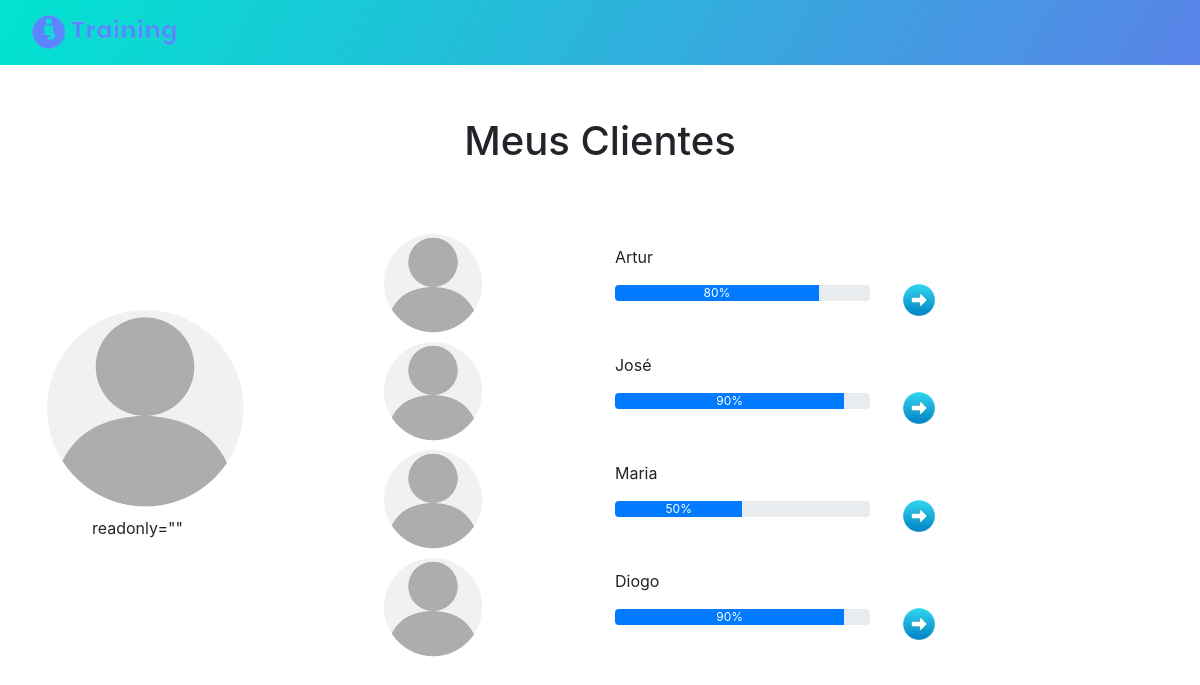
Page /myclients on the committed database.
### tables this page shows
CREATE TABLE CLIENT_DETAILS(
                                        [email] text, 
                                        [Client_Name] text, 
                                        [Password] text , 
                                        [Address] text, 
                                        [City] text,
                                        [Phone_Number] INTEGER,
                                        [Postal_Code] INTEGER, 
                                        [Birthday] text, 
                                        [Weight] INTEGER, 
                                        [Height] INTEGER, 
                                        [Obj] text, 
                                        [Problems] text);

### app.py (the view)
@app.route('/myclients')
def my_clients():
    lista_clients = get_all_clients()
    return render_template('myclients.html',lc = lista_clients)

### databases/database.py (called while the page is built)
def get_all_clients():
    conn = sqlite3.connect('databases/' + db)
    c = conn.cursor()
    c.execute('''SELECT * FROM CLIENT_DETAILS''')
    return c.fetchall()

### templates/myclients.html (shortened to what this page needs)
{% extends "base.html" %}
{% block content %}
<head>
    <link rel="stylesheet" href="{{ url_for('static', filename='css/bootstrap.min.css') }}">
    <link rel="stylesheet" href="{{ url_for('static', filename='css/ionicons.min.css') }}">
</head>
<body>
        <section class="portfolio-block projects-with-sidebar">
            <div class="container">
                <div class="row center d-flex align-items-center myheight myheader">
                    <div class="col">
                        <h1>Meus Clientes</h1>
                    </div>
                </div>
                <div class="row">
                    <div class="col-md-3"><img src="{{ url_for('static', filename='/img/avatar.jpg') }}" style="height: 200px;width: 200px;margin-top: 83px;"><input class="form-control-plaintext bg-white border-white shadow-none" type="text" value={{current_user.name}} readonly="" style="margin-top: 0px;margin-right: 0px;margin-bottom: 0px;margin-left: 40px;padding: 7px;"></div>
                    <div class="col-md-9">
                        {% for x in lc%}
                        <div class="row">
                            <div class="col-md-6 col-lg-4 project-sidebar-card"><a href="#"></a><img class="rounded-circle img-fluid image scale-on-hover" src="{{ url_for('static', filename='img/avatar.jpg') }}" style="width: 100px;height: 100 px;margin: 0px;margin-top: 8px;margin-right: 0px;margin-left: 53px;"></div>
                            <div class="col-md-6 col-lg-4 project-sidebar-card"><a href="#"></a>
                                <p style="margin-top: 20px;">{{x[1]}}</p>
                                <div class="progress" style="margin-top: auto;">
                                    <div class="progress-bar" aria-valuenow="50" aria-valuemin="0" aria-valuemax="100" style="width: {{x[8]}}%">{{x[8]}}%</div>
                                </div>
                            </div>
                            <div class="col-md-6 col-lg-4 project-sidebar-card"><a href="{{ url_for('addtrain') }}"><img class="rounded-circle" src="{{ url_for('static', filename='img/circled.jpg') }}" style="margin-top: 56px;background: rgba(248,249,250,0);padding: 0px;width: 38px;"></a></div>
                        </div>
                        {% endfor%}
                        </div>
                    </div>
                </div>
        </section>
    </body>
{% endblock %}

### static/css/login-form-1.css (style rules this page uses)
.center { text-align: center; }
html, body { width: 100%; height: 100%; }

### static/css/login-form.css (style rules this page uses)
.center { text-align: center; }

### static/css/styles.css (style rules this page uses)
.myheader { height: 20vh; }

### rows in the picture
CLIENT_DETAILS: Client_Name "Artur", Weight "80"
CLIENT_DETAILS: Client_Name "José", Weight "90"
CLIENT_DETAILS: Client_Name "Maria", Weight "50"
CLIENT_DETAILS: Client_Name "Diogo", Weight "90"
